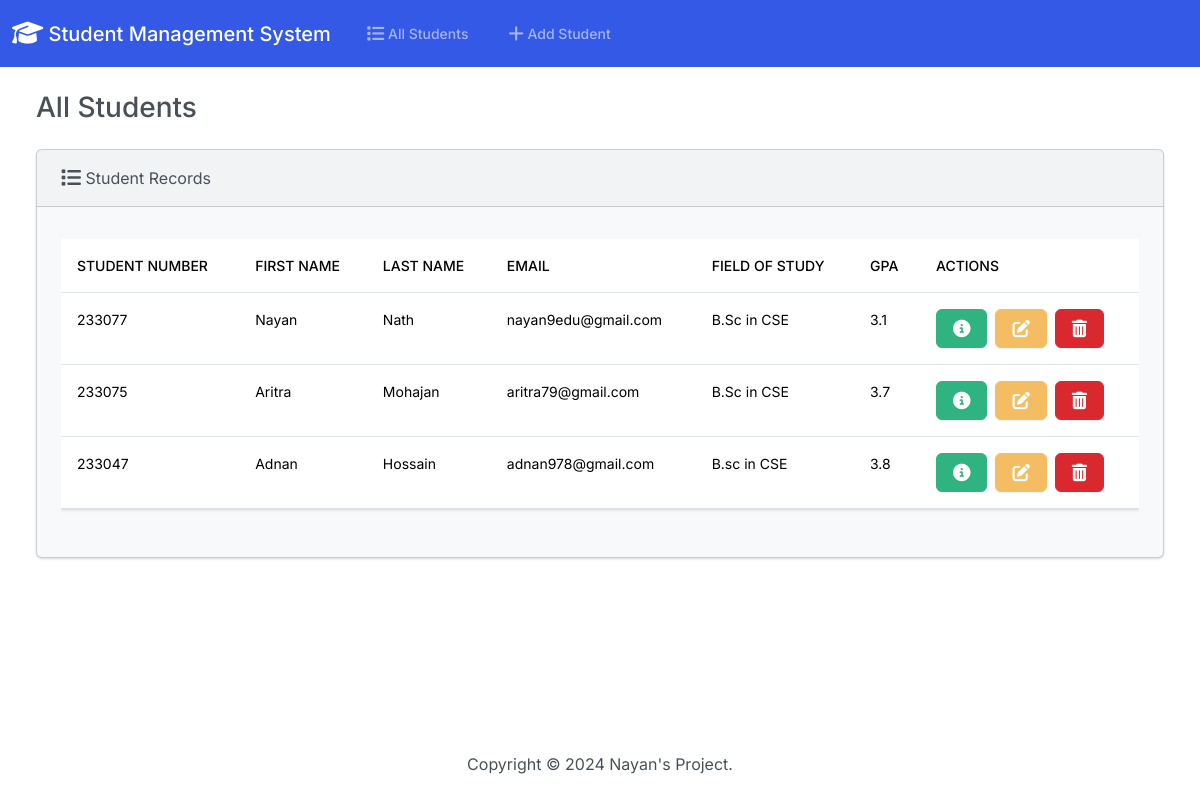
The page / on the database its author committed.
### students/models.py (models this page shows, shortened)
class Student(models.Model):
    student_number = models.PositiveBigIntegerField()
    first_name = models.CharField(max_length=50)
    last_name = models.CharField(max_length=50)
    email = models.EmailField(max_length=100)
    field_of_study = models.CharField(max_length=50)
    gpa = models.FloatField()

### students/views.py (the view)
# urls.py: path('', views.index, name='index'),
def index(request):
    return render(request, 'students/index.html', {
        'students': Student.objects.all()
    })

### students/templates/students/index.html (shortened to what this page needs)
{% extends "students/base.html" %}
{% block body %}
<h3 class="m-4">All Students</h3>
<div class="row">
<div class="col-12">
{% if students %}
<div class="card bg-light ms-4 me-4 mb-4">
            <div class="card-header">
            <i class="fa-solid fa-list fa-lg"></i> Student Records
            </div>
            <div class="card-body">
            <p class="card-text">
            <div class="table-responsive">
<table class="table table-hover">
<thead>
        <tr>
        <th scope="col">Student Number</th>
        <th scope="col">First Name</th>
        <th scope="col">Last Name</th>
        <th scope="col">Email</th>
        <th scope="col">Field of Study</th>
        <th scope="col">GPA</th>
        <th scope="col">Actions</th>
        </tr>
</thead>
<tbody>
{% for student in students %}
<tr>
    <td>{{ student.student_number }}</td>
    <td>{{ student.first_name }}</td>
    <td>{{ student.last_name }}</td>
    <td>{{ student.email }}</td>
    <td>{{ student.field_of_study }}</td>
    <td>{{ student.gpa }}</td>
    <td>
    <button type="button" class="btn btn-success me-1" href="{% url 'view_student' student.id %}" data-bs-toggle="modal" data-bs-target="#myModal{{student.id}}">
    </button>
<a class="btn btn-warning me-1" href="{% url 'edit' student.id %}">
</a>
<button type="button" class="btn btn-danger" data-bs-toggle="modal" data-bs-target="#delete{{student.id}}">
</button>
</td>
</tr>
{% endfor %}
</tbody>
</table>
</div>
</p>
</div>
</div>
{% else %}
<h5 class="alert alert-primary ms-4 me-4">No Student Records</h5>
{% endif %}
</div>
</div>
{% endblock %}

### students/templates/students/base.html (shortened to what this page needs)
{% load static %}
<!DOCTYPE html>
<html lang="en">
  <head>
    <link rel="stylesheet" href="https://cdnjs.cloudflare.com/ajax/libs/font-awesome/6.1.1/css/all.min.css">
    <link href="{% static 'css/bootstrap.min.css' %}" rel="stylesheet">
  </head>
  <body class="d-flex flex-column min-vh-100">
  <nav class="navbar navbar-expand-lg navbar-dark bg-primary">
  <div class="container-fluid">
 <a class="navbar-brand" href="{% url 'index' %}">
  <i class="fa-solid fa-graduation-cap fa-lg"></i> Student Management System
   </a>
    <div class="collapse navbar-collapse" id="navbarColor01">
       <ul class="navbar-nav me-auto">
    <li class="nav-item">
     <a class="nav-link" href="{% url 'index' %}">
     All Students
    </a>
     </li>
     <li class="nav-item">
     <a class="nav-link" href="{% url 'add' %}">
       Add Student
     </a>
      </li>
      </ul>
     </div>
      </div>
    </nav>
    <div class="container-fluid">
      {% block body %}
      {% endblock %}
    </div>
    <footer class="mt-auto mb-4">
      <div class="text-center">
    <span>
    Copyright &copy; <script>document.write(new Date().getFullYear())</script> Nayan's Project.
    </span>
  </div>
  </footer>
  </body>
</html>

### rows shown on the page
Student: student_number "233077", first_name "Nayan", last_name "Nath", email "nayan9edu@gmail.com", field_of_study "B.Sc in CSE", gpa "3.1"
Student: student_number "233075", first_name "Aritra", last_name "Mohajan", email "aritra79@gmail.com", field_of_study "B.Sc in CSE", gpa "3.7"
Student: student_number "233047", first_name "Adnan", last_name "Hossain", email "adnan978@gmail.com", field_of_study "B.sc in CSE", gpa "3.8"
